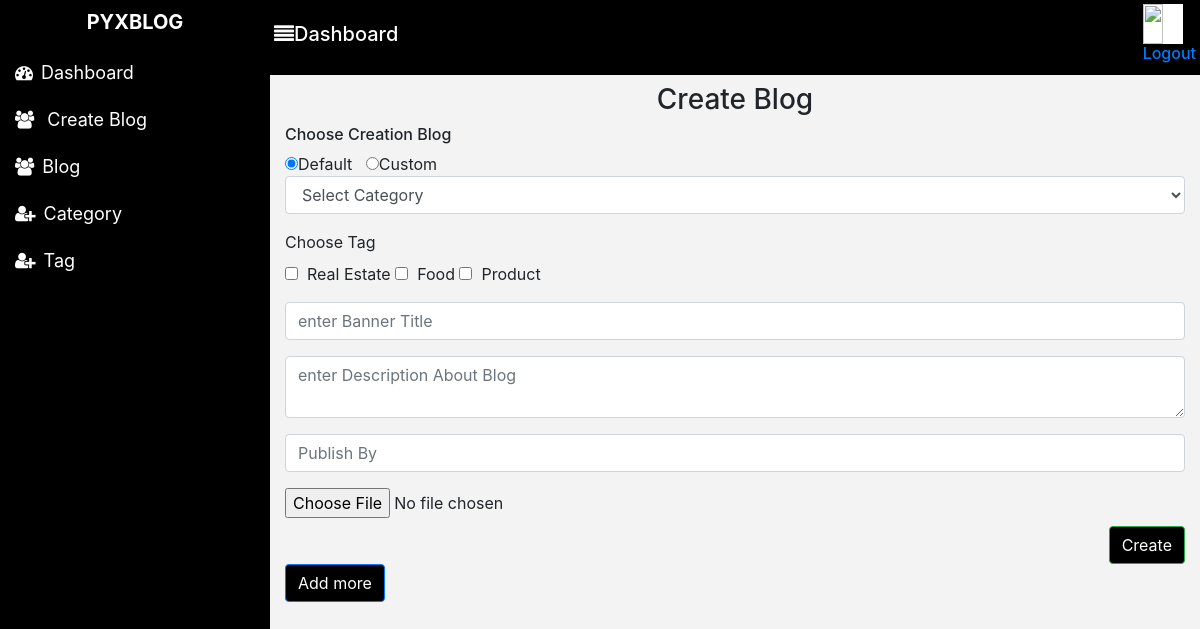
The page /blogdash/createblog.php (signed in) on the database its author committed.
### tables this page shows
CREATE TABLE `tag` (
  `tag_id` bigint(20) NOT NULL,
  `tag_name` varchar(255) NOT NULL
);

### blogdash/createblog.php (the view, shortened to what this page needs)
<?php
include("../dashboard/connection.php");
if(isset($_SESSION['login_admin'])){
?>
<!DOCTYPE html>
<html>
<head>
     <link rel="stylesheet" href="https://maxcdn.bootstrapcdn.com/bootstrap/4.0.0/css/bootstrap.min.css">
    <link rel="stylesheet" href="https://cdnjs.cloudflare.com/ajax/libs/font-awesome/4.7.0/css/font-awesome.min.css">
</head>
<body>
    <?php
    include("sidebar.php");
    ?>
  <div class="content">
    <div class="topbar shadow p-1 mb-2 ">
      <div><h5><span class="fa fa-align-justify" aria-hidden="true"></span>Dashboard</h5></div>
      <div class="user-wrapper">
        <img class="logoimg" src="images/headerlogo.png" width="40px" height="40px">
        <div>
          <h6><a href="logout.php">Logout</a></h6>
        </div>
      </div>
    </div>
    <div class="main container">
      <div class="text-center"><h3>Create Blog</h3></div>
      <div class="">
        <h6>Choose Creation Blog</h6>
        <input type="radio" name="createblog" value="default" checked="">Default
        &nbsp;&nbsp;<input type="radio" name="createblog" value="custom">Custom
      </div>
      <div id="defaultid">
        <form class="" action="" method="POST" id="sub_blog">
              <div class="form-group">
                <select class="form-select form-control" aria-label="" name="category" >
                  <option selected>Select Category</option>
                 </select>
              </div>
              <div class="form-group">
                <label >Choose Tag</label><br>
                <?php
                  $sqltag="select *from tag";
                  $tagres=mysqli_query($conn,$sqltag);
                  while($rowtag=mysqli_fetch_assoc($tagres)){
                  ?>
                <input type="checkbox" value="<?php echo $rowtag['tag_id'] ?>" name="tagdefault[]" >&nbsp;&nbsp;<span><?php echo $rowtag['tag_name'] ?></span>
                <?php }
                 ?>
              </div>
              <div class="form-group">
                <input type="text" name="title" class="form-control" placeholder="enter Banner Title">
              </div>
              <div class="form-group">
               <textarea class="form-control" name="desc" placeholder="enter Description About Blog"></textarea>
             </div>
               <div class="form-group">
                <input type="text" name="publish" class="form-control" placeholder="Publish By">
              </div>
             <div class="custom-file" style="width:400px;">
                <input type="file"  id="customFile" name="bannerimg">
              </div>
            <div class="text-right"><input name="create" type="submit" value="Create" class="btn btn-success btn1"></div>
        </form>
           <div ><button  class="btn btn-primary btn1" onclick="addform()">Add more</button></div>
      </div>
   </div>
</body>
</html>
<?php }
else{
  header("location: ../login.php");
}?>

### blogdash/createblog.php (style rules this page uses)
* { margin: 0; padding: 0; box-sizing: border-box; }
.content { margin-left:270px; background: #f3f3f3; height: 100vh; }
.topbar { display: flex; justify-content: space-between; align-items: center; background: #000000; color: #ffffff; }
.logoimg { vertical-align: middle; border-style: none; background-color: white; width: auto; }
.btn1 { background-color: black; color: white; }

### rows shown on the page
tag: tag_name "Real Estate"
tag: tag_name "Food"
tag: tag_name "Product"
